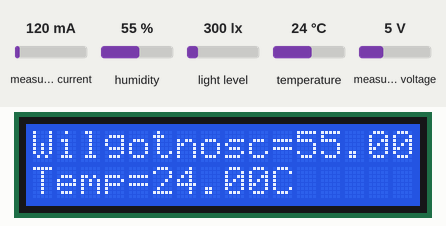
The sketch below on a simulated Arduino Uno, built with avr-gcc and run on an emulated ATmega328P. Shown: 16×2 character LCD. Inputs (shaded band) come from the test bench; at power-on: measured current 120 mA, humidity 55 %, light level 300 lx, temperature 24 °C, measured voltage 5 V. Storage starts empty; what the sketch prints to the serial monitor is not drawn.

Above: at 1.2 s.
1.3 s: measured current set to 40 mA
At 3.3 s:
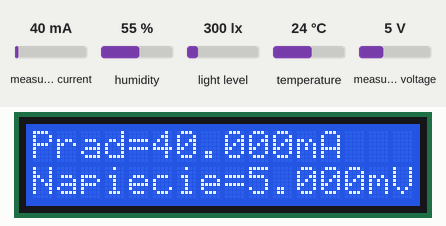
10.7 s: humidity set to 22 %
At 19.4 s:
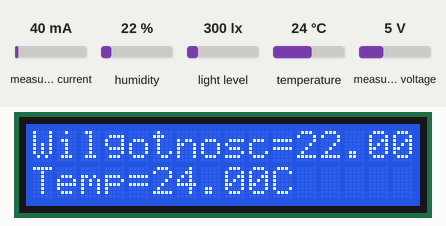
21.9 s: light level set to 40 lx
At 25.2 s:
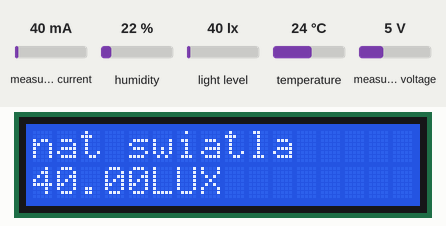
28.0 s: temperature set to 12 °C
At 37.0 s:
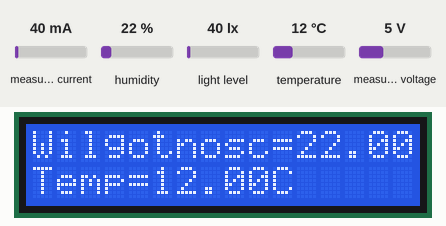
40.2 s: measured voltage set to 0.3 V
At 49.1 s:
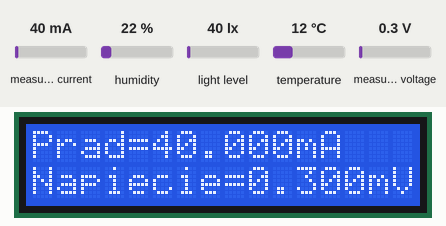
51.3 s: light level set to 500 lx
At 52.2 s:
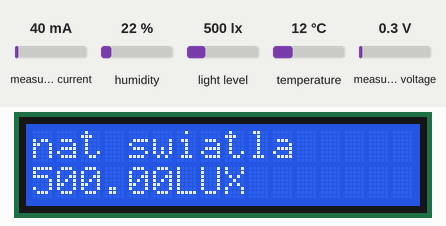
Timing chart, 0 to 54.3 s (numbered marks = the images above; inputs shaded):
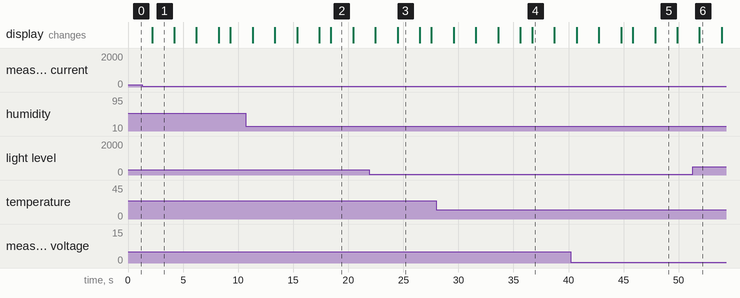

The sketch:

temp_disp.ino
```cpp
#include "DHT.h"
#include <LiquidCrystal_I2C.h>
#include "INA3221.h"
#include <BH1750.h>
#include <Wire.h>
#include <SPI.h>
#include <SD.h>

#define SERIAL_SPEED      115200
#define PRINT_DEC_POINTS  3
#define DHTPIN 4
#define DHTTYPE DHT11

LiquidCrystal_I2C lcd(0x27, 16, 2);
DHT dht(DHTPIN, DHTTYPE);
INA3221 INA(0x40);
BH1750 lightMeter(0x23);

const int chipSelect = 10;
File dataFile;

void setup() {

  Wire.begin();
  dht.begin();
  lcd.backlight();
  lcd.init();


  if (!INA.begin() )
  {
    Serial.println("could not connect. Fix and Reboot");
  }
  else
  {
    Serial.print("Found: \t");
    Serial.println(INA.getAddress());
  }

  INA.setShuntR(0, 0.100);
  lightMeter.begin();

  Serial.begin(9600);
  if (!SD.begin(chipSelect)) {
    Serial.println("Card initialization failed!");
    return;
  }
  Serial.println("Card initialized.");

  dataFile = SD.open("data.csv", FILE_WRITE);
  if (dataFile) {
    dataFile.println("Timestamp, SensorValue1, SensorValue2");
    dataFile.close();
  }
}


void loop() {

  //temperatura i wilgtonosc
   lcd.clear();
   lcd.setCursor(0,0);
   lcd.print("Wilgotnosc=");
   lcd.print((float)dht.readHumidity());
   lcd.print("%");
   lcd.setCursor(0,1);
   lcd.print("Temp=");
   lcd.print((float)dht.readTemperature());
   lcd.print("C");
   delay(2000);

   //prad i napiecie
   lcd.clear();
   lcd.setCursor(0, 0);
   lcd.print("Prad=");
   lcd.print(INA.getCurrent_mA(1),3);
   lcd.print("mA");
   lcd.setCursor(0, 1);
   lcd.print("Napiecie=");
   lcd.print(INA.getBusVoltage(1),3);
   lcd.print("mV");
   delay(2000);

   //moc
   lcd.clear();
   lcd.setCursor(0,0);
   lcd.print("Moc=");
   lcd.print(INA.getPower_mW(1),3);
   lcd.print("mW");
   delay(2000);

   //nateznie swiatla
   lcd.clear();
   lcd.setCursor(0,0);
   lcd.print("nat swiatla");
   lcd.setCursor(0, 1);
   lcd.print(lightMeter.readLightLevel());
   lcd.print("LUX");
   delay(2000);
   lcd.clear();

   String data = "Prad="+String(INA.getCurrent(1),3);
   writeDataToCSV(data);
   delay(1000);
}

void writeDataToCSV(String data) {
  dataFile = SD.open("data.csv", FILE_WRITE);
  if (dataFile) {
    dataFile.println(data);
    dataFile.close();
  }
}
```

Measured:
- what the display in image 1 shows lasts 2.0 s, from 2.2 s to 4.2 s
